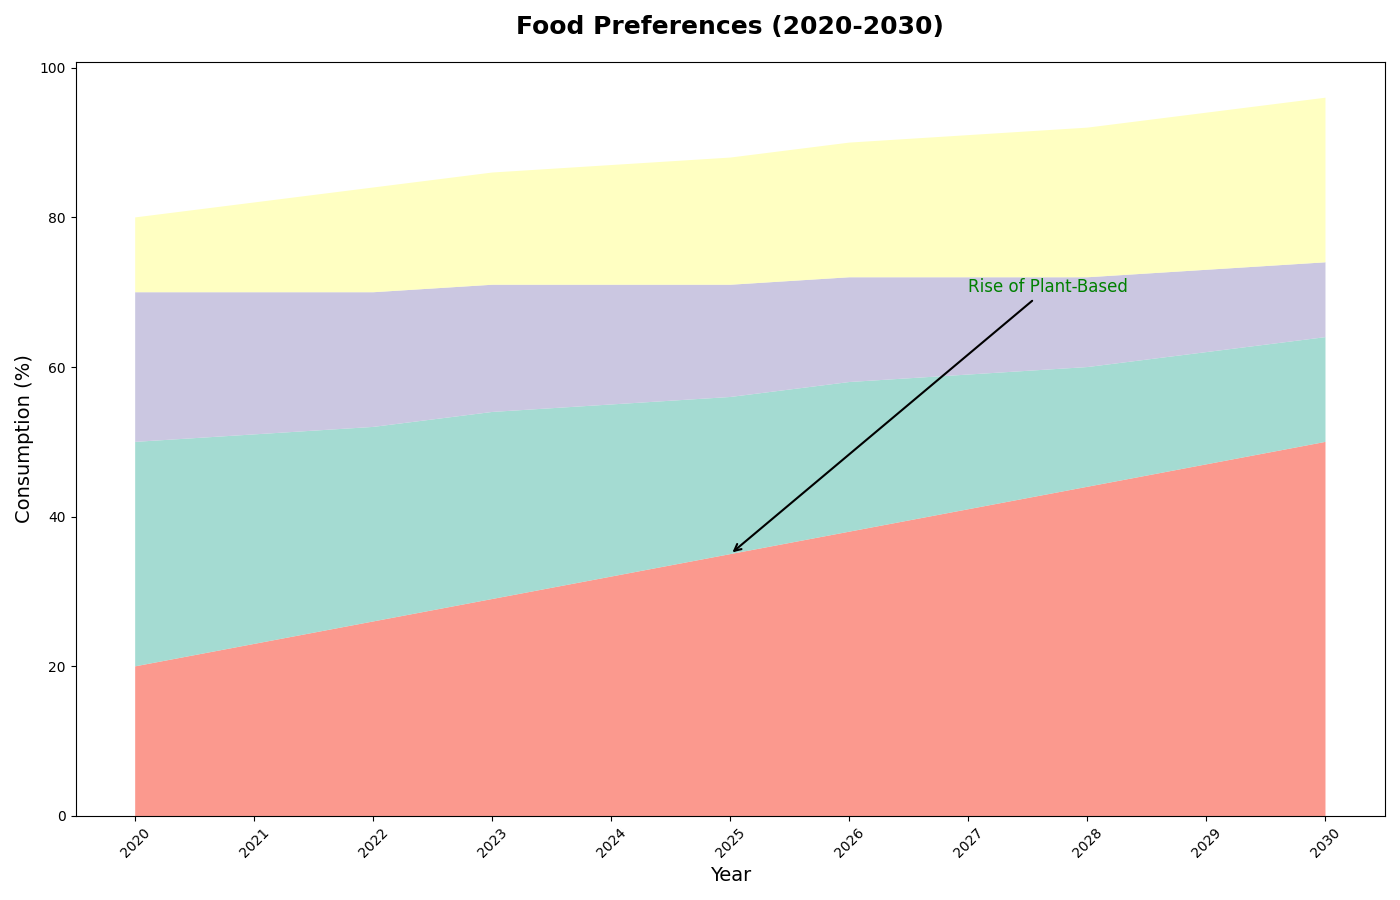

Recreate this plot in Python.
import matplotlib.pyplot as plt
import numpy as np

years = np.arange(2020, 2031)

# Updated datasets for food categories
plant_based = np.array([20, 23, 26, 29, 32, 35, 38, 41, 44, 47, 50])
meat = np.array([30, 28, 26, 25, 23, 21, 20, 18, 16, 15, 14])
dairy = np.array([20, 19, 18, 17, 16, 15, 14, 13, 12, 11, 10])
processed_food = np.array([10, 12, 14, 15, 16, 17, 18, 19, 20, 21, 22])

fig, ax = plt.subplots(figsize=(14, 9))

# Stacked area plot with shuffled colors
ax.stackplot(years, plant_based, meat, dairy, processed_food,
             colors=['#FB8072', '#8DD3C7', '#BEBADA', '#FFFFB3'], alpha=0.8)

ax.set_title("Food Preferences (2020-2030)", fontsize=18, fontweight='bold', pad=20)
ax.set_xlabel('Year', fontsize=14)
ax.set_ylabel('Consumption (%)', fontsize=14)

ax.set_xticks(np.arange(2020, 2031))
ax.tick_params(axis='x', rotation=45)

# Added milestone annotation
ax.annotate('Rise of Plant-Based', xy=(2025, 35), xytext=(2027, 70),
            arrowprops=dict(facecolor='black', arrowstyle='->', lw=1.5), fontsize=12, color='green')

plt.tight_layout()
plt.show()
